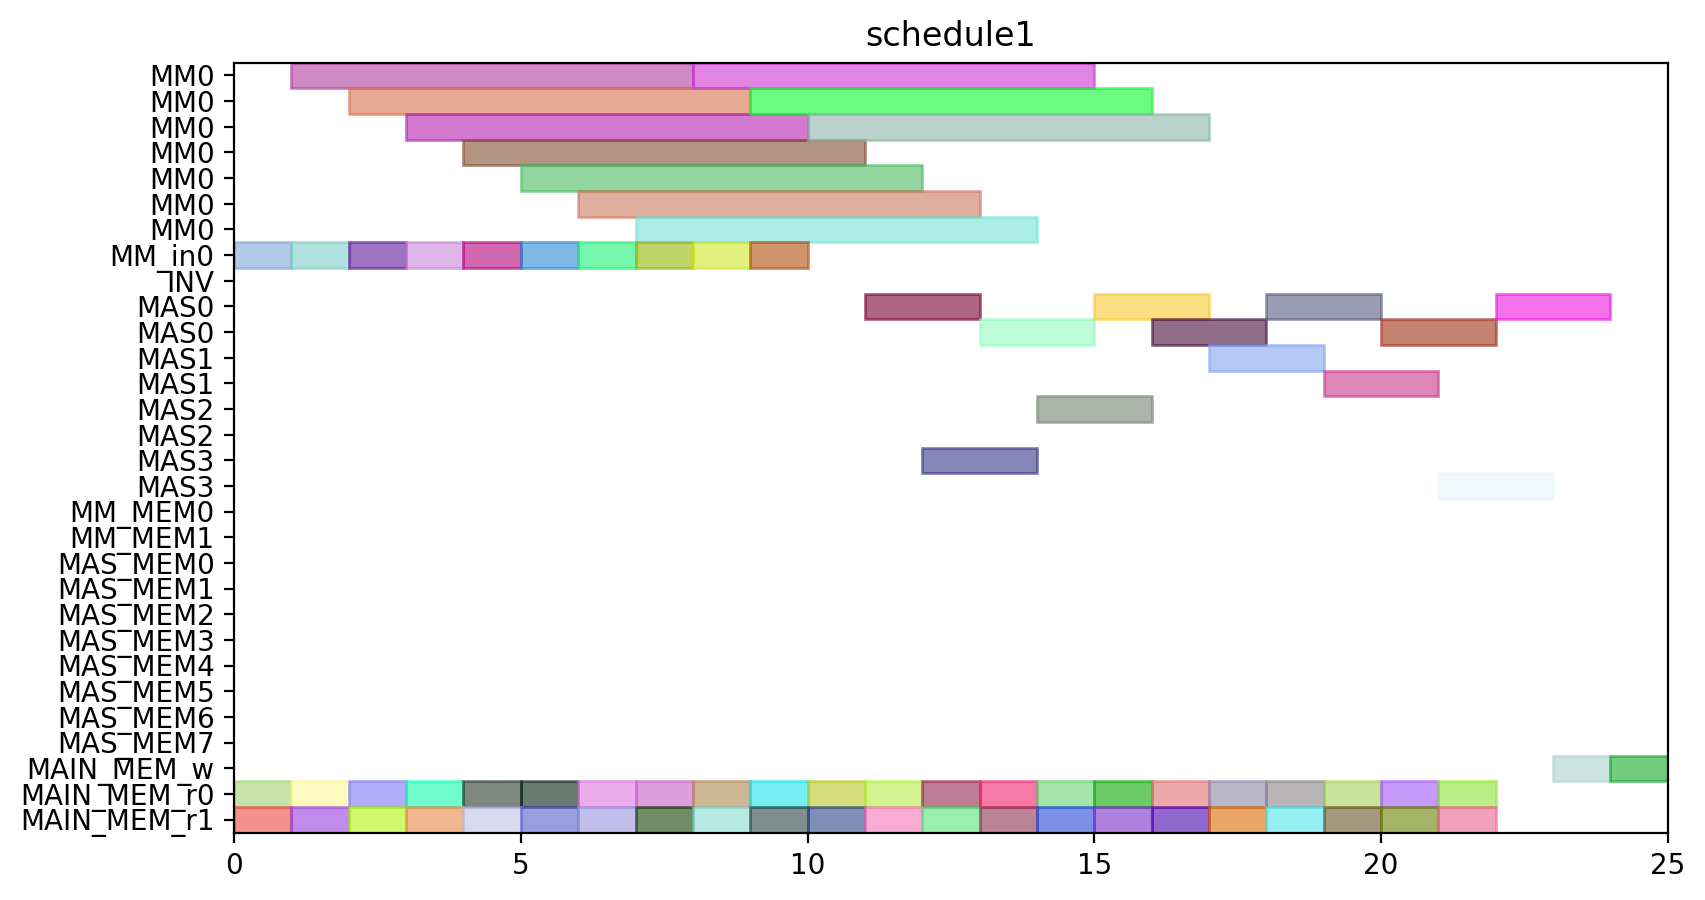

The Python source for this figure:
from pyschedule import Scenario, solvers, plotters, alt


def solve():
	horizon = 112
	S = Scenario("schedule1", horizon=horizon)

	# resource
	MM = S.Resources('MM', num=1, size=7)
	MM_in = S.Resources('MM_in', num=1)
	INV = S.Resource('INV')
	MAS = S.Resources('MAS', num=4, size=2, periods=range(1, horizon))
	MM_MEM = S.Resources('MM_MEM', num=2)
	MAS_MEM = S.Resources('MAS_MEM', num=8)
	MAIN_MEM_w = S.Resource('MAIN_MEM_w', size=1)
	MAIN_MEM_r = S.Resources('MAIN_MEM_r', num=2)

	# result of previous scheduling
	c21_t1_in = S.Task('c21_t1_in', length=1, delay_cost=1)
	S += c21_t1_in >= 0
	c21_t1_in += MM_in[0]

	c21_t1_mem0 = S.Task('c21_t1_mem0', length=1, delay_cost=1)
	S += c21_t1_mem0 >= 0
	c21_t1_mem0 += MAIN_MEM_r[0]

	c21_t1_mem1 = S.Task('c21_t1_mem1', length=1, delay_cost=1)
	S += c21_t1_mem1 >= 0
	c21_t1_mem1 += MAIN_MEM_r[1]

	c11_t1_in = S.Task('c11_t1_in', length=1, delay_cost=1)
	S += c11_t1_in >= 1
	c11_t1_in += MM_in[0]

	c11_t1_mem0 = S.Task('c11_t1_mem0', length=1, delay_cost=1)
	S += c11_t1_mem0 >= 1
	c11_t1_mem0 += MAIN_MEM_r[0]

	c11_t1_mem1 = S.Task('c11_t1_mem1', length=1, delay_cost=1)
	S += c11_t1_mem1 >= 1
	c11_t1_mem1 += MAIN_MEM_r[1]

	c21_t1 = S.Task('c21_t1', length=7, delay_cost=1)
	S += c21_t1 >= 1
	c21_t1 += MM[0]

	c10_t0_in = S.Task('c10_t0_in', length=1, delay_cost=1)
	S += c10_t0_in >= 2
	c10_t0_in += MM_in[0]

	c10_t0_mem0 = S.Task('c10_t0_mem0', length=1, delay_cost=1)
	S += c10_t0_mem0 >= 2
	c10_t0_mem0 += MAIN_MEM_r[0]

	c10_t0_mem1 = S.Task('c10_t0_mem1', length=1, delay_cost=1)
	S += c10_t0_mem1 >= 2
	c10_t0_mem1 += MAIN_MEM_r[1]

	c11_t1 = S.Task('c11_t1', length=7, delay_cost=1)
	S += c11_t1 >= 2
	c11_t1 += MM[0]

	c10_t0 = S.Task('c10_t0', length=7, delay_cost=1)
	S += c10_t0 >= 3
	c10_t0 += MM[0]

	c20_t0_in = S.Task('c20_t0_in', length=1, delay_cost=1)
	S += c20_t0_in >= 3
	c20_t0_in += MM_in[0]

	c20_t0_mem0 = S.Task('c20_t0_mem0', length=1, delay_cost=1)
	S += c20_t0_mem0 >= 3
	c20_t0_mem0 += MAIN_MEM_r[0]

	c20_t0_mem1 = S.Task('c20_t0_mem1', length=1, delay_cost=1)
	S += c20_t0_mem1 >= 3
	c20_t0_mem1 += MAIN_MEM_r[1]

	c20_t0 = S.Task('c20_t0', length=7, delay_cost=1)
	S += c20_t0 >= 4
	c20_t0 += MM[0]

	c20_t1_in = S.Task('c20_t1_in', length=1, delay_cost=1)
	S += c20_t1_in >= 4
	c20_t1_in += MM_in[0]

	c20_t1_mem0 = S.Task('c20_t1_mem0', length=1, delay_cost=1)
	S += c20_t1_mem0 >= 4
	c20_t1_mem0 += MAIN_MEM_r[0]

	c20_t1_mem1 = S.Task('c20_t1_mem1', length=1, delay_cost=1)
	S += c20_t1_mem1 >= 4
	c20_t1_mem1 += MAIN_MEM_r[1]

	c20_t1 = S.Task('c20_t1', length=7, delay_cost=1)
	S += c20_t1 >= 5
	c20_t1 += MM[0]

	c21_t0_in = S.Task('c21_t0_in', length=1, delay_cost=1)
	S += c21_t0_in >= 5
	c21_t0_in += MM_in[0]

	c21_t0_mem0 = S.Task('c21_t0_mem0', length=1, delay_cost=1)
	S += c21_t0_mem0 >= 5
	c21_t0_mem0 += MAIN_MEM_r[0]

	c21_t0_mem1 = S.Task('c21_t0_mem1', length=1, delay_cost=1)
	S += c21_t0_mem1 >= 5
	c21_t0_mem1 += MAIN_MEM_r[1]

	c01_t1_in = S.Task('c01_t1_in', length=1, delay_cost=1)
	S += c01_t1_in >= 6
	c01_t1_in += MM_in[0]

	c01_t1_mem0 = S.Task('c01_t1_mem0', length=1, delay_cost=1)
	S += c01_t1_mem0 >= 6
	c01_t1_mem0 += MAIN_MEM_r[0]

	c01_t1_mem1 = S.Task('c01_t1_mem1', length=1, delay_cost=1)
	S += c01_t1_mem1 >= 6
	c01_t1_mem1 += MAIN_MEM_r[1]

	c21_t0 = S.Task('c21_t0', length=7, delay_cost=1)
	S += c21_t0 >= 6
	c21_t0 += MM[0]

	c01_t1 = S.Task('c01_t1', length=7, delay_cost=1)
	S += c01_t1 >= 7
	c01_t1 += MM[0]

	c10_t1_in = S.Task('c10_t1_in', length=1, delay_cost=1)
	S += c10_t1_in >= 7
	c10_t1_in += MM_in[0]

	c10_t1_mem0 = S.Task('c10_t1_mem0', length=1, delay_cost=1)
	S += c10_t1_mem0 >= 7
	c10_t1_mem0 += MAIN_MEM_r[0]

	c10_t1_mem1 = S.Task('c10_t1_mem1', length=1, delay_cost=1)
	S += c10_t1_mem1 >= 7
	c10_t1_mem1 += MAIN_MEM_r[1]

	c10_t1 = S.Task('c10_t1', length=7, delay_cost=1)
	S += c10_t1 >= 8
	c10_t1 += MM[0]

	c11_t0_in = S.Task('c11_t0_in', length=1, delay_cost=1)
	S += c11_t0_in >= 8
	c11_t0_in += MM_in[0]

	c11_t0_mem0 = S.Task('c11_t0_mem0', length=1, delay_cost=1)
	S += c11_t0_mem0 >= 8
	c11_t0_mem0 += MAIN_MEM_r[0]

	c11_t0_mem1 = S.Task('c11_t0_mem1', length=1, delay_cost=1)
	S += c11_t0_mem1 >= 8
	c11_t0_mem1 += MAIN_MEM_r[1]

	c01_t0_in = S.Task('c01_t0_in', length=1, delay_cost=1)
	S += c01_t0_in >= 9
	c01_t0_in += MM_in[0]

	c01_t0_mem0 = S.Task('c01_t0_mem0', length=1, delay_cost=1)
	S += c01_t0_mem0 >= 9
	c01_t0_mem0 += MAIN_MEM_r[0]

	c01_t0_mem1 = S.Task('c01_t0_mem1', length=1, delay_cost=1)
	S += c01_t0_mem1 >= 9
	c01_t0_mem1 += MAIN_MEM_r[1]

	c11_t0 = S.Task('c11_t0', length=7, delay_cost=1)
	S += c11_t0 >= 9
	c11_t0 += MM[0]

	c01_t0 = S.Task('c01_t0', length=7, delay_cost=1)
	S += c01_t0 >= 10
	c01_t0 += MM[0]

	c20_t2_mem0 = S.Task('c20_t2_mem0', length=1, delay_cost=1)
	S += c20_t2_mem0 >= 10
	c20_t2_mem0 += MAIN_MEM_r[0]

	c20_t2_mem1 = S.Task('c20_t2_mem1', length=1, delay_cost=1)
	S += c20_t2_mem1 >= 10
	c20_t2_mem1 += MAIN_MEM_r[1]

	c20_t2 = S.Task('c20_t2', length=2, delay_cost=1)
	S += c20_t2 >= 11
	c20_t2 += MAS[0]

	c21_t2_mem0 = S.Task('c21_t2_mem0', length=1, delay_cost=1)
	S += c21_t2_mem0 >= 11
	c21_t2_mem0 += MAIN_MEM_r[0]

	c21_t2_mem1 = S.Task('c21_t2_mem1', length=1, delay_cost=1)
	S += c21_t2_mem1 >= 11
	c21_t2_mem1 += MAIN_MEM_r[1]

	c21_t2 = S.Task('c21_t2', length=2, delay_cost=1)
	S += c21_t2 >= 12
	c21_t2 += MAS[3]

	c21_t3_mem0 = S.Task('c21_t3_mem0', length=1, delay_cost=1)
	S += c21_t3_mem0 >= 12
	c21_t3_mem0 += MAIN_MEM_r[0]

	c21_t3_mem1 = S.Task('c21_t3_mem1', length=1, delay_cost=1)
	S += c21_t3_mem1 >= 12
	c21_t3_mem1 += MAIN_MEM_r[1]

	c10_t2_mem0 = S.Task('c10_t2_mem0', length=1, delay_cost=1)
	S += c10_t2_mem0 >= 13
	c10_t2_mem0 += MAIN_MEM_r[0]

	c10_t2_mem1 = S.Task('c10_t2_mem1', length=1, delay_cost=1)
	S += c10_t2_mem1 >= 13
	c10_t2_mem1 += MAIN_MEM_r[1]

	c21_t3 = S.Task('c21_t3', length=2, delay_cost=1)
	S += c21_t3 >= 13
	c21_t3 += MAS[0]

	c10_t2 = S.Task('c10_t2', length=2, delay_cost=1)
	S += c10_t2 >= 14
	c10_t2 += MAS[2]

	c20_t3_mem0 = S.Task('c20_t3_mem0', length=1, delay_cost=1)
	S += c20_t3_mem0 >= 14
	c20_t3_mem0 += MAIN_MEM_r[0]

	c20_t3_mem1 = S.Task('c20_t3_mem1', length=1, delay_cost=1)
	S += c20_t3_mem1 >= 14
	c20_t3_mem1 += MAIN_MEM_r[1]

	c01_t2_mem0 = S.Task('c01_t2_mem0', length=1, delay_cost=1)
	S += c01_t2_mem0 >= 15
	c01_t2_mem0 += MAIN_MEM_r[0]

	c01_t2_mem1 = S.Task('c01_t2_mem1', length=1, delay_cost=1)
	S += c01_t2_mem1 >= 15
	c01_t2_mem1 += MAIN_MEM_r[1]

	c20_t3 = S.Task('c20_t3', length=2, delay_cost=1)
	S += c20_t3 >= 15
	c20_t3 += MAS[0]

	c01_t2 = S.Task('c01_t2', length=2, delay_cost=1)
	S += c01_t2 >= 16
	c01_t2 += MAS[0]

	c11_t3_mem0 = S.Task('c11_t3_mem0', length=1, delay_cost=1)
	S += c11_t3_mem0 >= 16
	c11_t3_mem0 += MAIN_MEM_r[0]

	c11_t3_mem1 = S.Task('c11_t3_mem1', length=1, delay_cost=1)
	S += c11_t3_mem1 >= 16
	c11_t3_mem1 += MAIN_MEM_r[1]

	c01_t3_mem0 = S.Task('c01_t3_mem0', length=1, delay_cost=1)
	S += c01_t3_mem0 >= 17
	c01_t3_mem0 += MAIN_MEM_r[0]

	c01_t3_mem1 = S.Task('c01_t3_mem1', length=1, delay_cost=1)
	S += c01_t3_mem1 >= 17
	c01_t3_mem1 += MAIN_MEM_r[1]

	c11_t3 = S.Task('c11_t3', length=2, delay_cost=1)
	S += c11_t3 >= 17
	c11_t3 += MAS[1]

	c01_t3 = S.Task('c01_t3', length=2, delay_cost=1)
	S += c01_t3 >= 18
	c01_t3 += MAS[0]

	c11_t2_mem0 = S.Task('c11_t2_mem0', length=1, delay_cost=1)
	S += c11_t2_mem0 >= 18
	c11_t2_mem0 += MAIN_MEM_r[0]

	c11_t2_mem1 = S.Task('c11_t2_mem1', length=1, delay_cost=1)
	S += c11_t2_mem1 >= 18
	c11_t2_mem1 += MAIN_MEM_r[1]

	c10_t3_mem0 = S.Task('c10_t3_mem0', length=1, delay_cost=1)
	S += c10_t3_mem0 >= 19
	c10_t3_mem0 += MAIN_MEM_r[0]

	c10_t3_mem1 = S.Task('c10_t3_mem1', length=1, delay_cost=1)
	S += c10_t3_mem1 >= 19
	c10_t3_mem1 += MAIN_MEM_r[1]

	c11_t2 = S.Task('c11_t2', length=2, delay_cost=1)
	S += c11_t2 >= 19
	c11_t2 += MAS[1]

	c10_t3 = S.Task('c10_t3', length=2, delay_cost=1)
	S += c10_t3 >= 20
	c10_t3 += MAS[0]


	# new tasks
	c000 = S.Task('c000', length=2, delay_cost=1)
	c000 += alt(MAS)

	S += 0<c000

	c000_mem0 = S.Task('c000_mem0', length=1, delay_cost=1)
	c000_mem0 += MAIN_MEM_r[0]
	S += c000_mem0 <= c000

	c000_mem1 = S.Task('c000_mem1', length=1, delay_cost=1)
	c000_mem1 += MAIN_MEM_r[1]
	S += c000_mem1 <= c000

	c000_w = S.Task('c000_w', length=1, delay_cost=1)
	c000_w += alt(MAIN_MEM_w)
	S += c000 <= c000_w

	c001 = S.Task('c001', length=2, delay_cost=1)
	c001 += alt(MAS)

	S += 0<c001

	c001_mem0 = S.Task('c001_mem0', length=1, delay_cost=1)
	c001_mem0 += MAIN_MEM_r[0]
	S += c001_mem0 <= c001

	c001_mem1 = S.Task('c001_mem1', length=1, delay_cost=1)
	c001_mem1 += MAIN_MEM_r[1]
	S += c001_mem1 <= c001

	c001_w = S.Task('c001_w', length=1, delay_cost=1)
	c001_w += alt(MAIN_MEM_w)
	S += c001 <= c001_w

	solvers.mip.solve(S,msg=1,kind='CPLEX',ratio_gap=1.01)

	solution = [['hoge']*len(S.solution()[1]) for i in range(len(S.solution()))]
	for i in range(len(S.solution())):
		for j in range(len(S.solution()[i])):
			solution[i][j]=str(S.solution()[i][j])
	print(solution)

	cycles = int(solution[-1][3])

	pic_file_name = "/home/mfukuda/ABE/python/multiRAM_multiMAS/scheduling_result/stage7MM1_stage2MAS4/FROB/schedule1.png"
	if(S.solution() != []):
		plotters.matplotlib.plot(S,img_filename=pic_file_name, show_task_labels=False, fig_size=(cycles*0.25+3, 5))

	return solution
